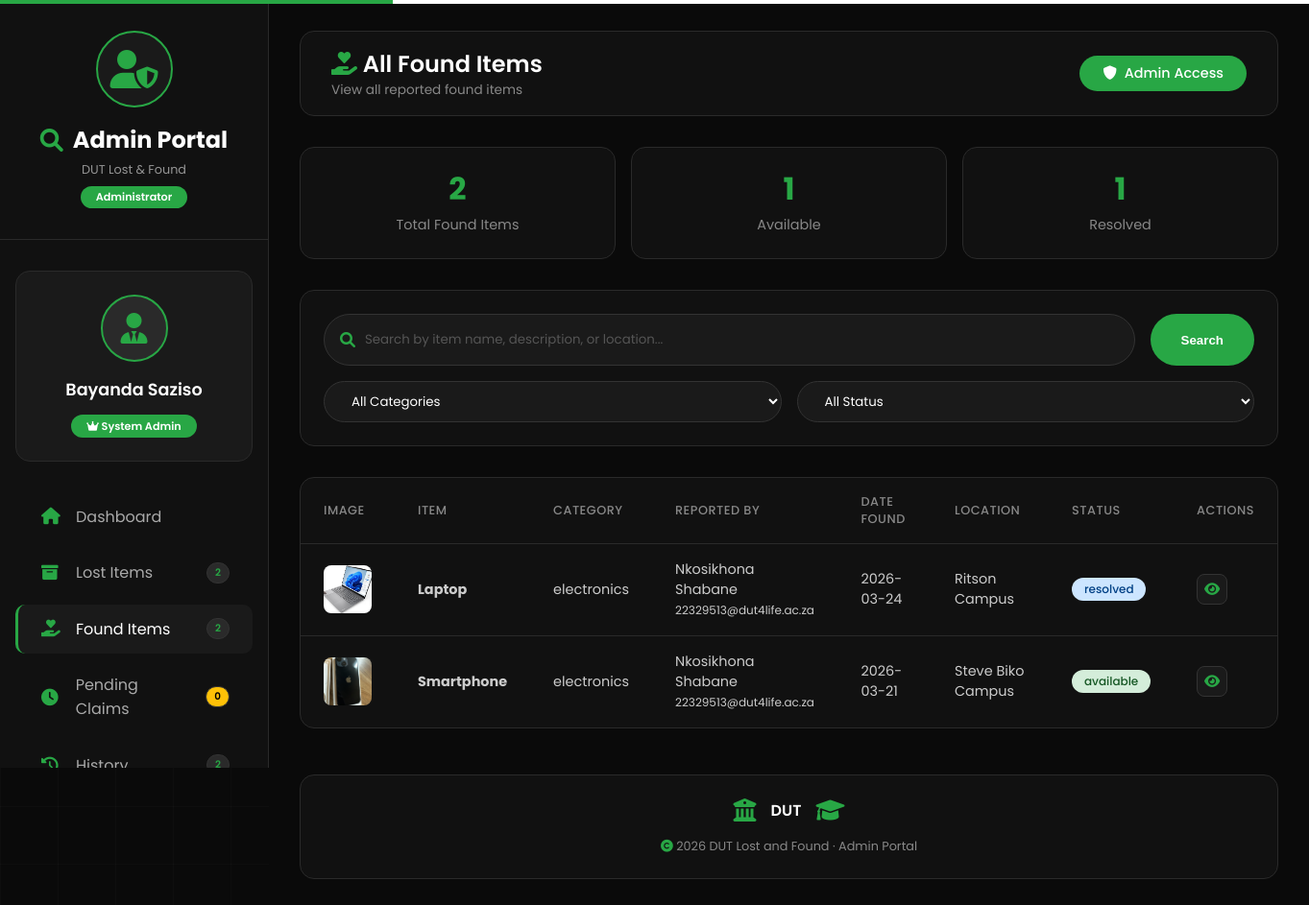
The page /admin/found-items (signed in) on the database its author committed.
### tables this page shows
CREATE TABLE found_items
                 (id INTEGER PRIMARY KEY AUTOINCREMENT,
                  user_id INTEGER,
                  item_name TEXT NOT NULL,
                  category TEXT NOT NULL,
                  description TEXT NOT NULL,
                  date_found DATE NOT NULL,
                  location TEXT NOT NULL,
                  latitude REAL,
                  longitude REAL,
                  contact_name TEXT NOT NULL,
                  contact_email TEXT NOT NULL,
                  contact_phone TEXT,
                  image_path TEXT,
                  status TEXT DEFAULT 'available',
                  resolved_at TIMESTAMP,
                  resolved_by INTEGER,
                  created_at TIMESTAMP DEFAULT CURRENT_TIMESTAMP, reward_offered BOOLEAN DEFAULT 0,
                  FOREIGN KEY (user_id) REFERENCES users(id),
                  FOREIGN KEY (resolved_by) REFERENCES users(id));

### app.py (the view)
@app.route('/admin/found-items')
def admin_found_items():
    if 'user' not in session or session['user']['role'] != 'admin':
        flash("Access denied!", "danger")
        return redirect(url_for('login'))
    page = int(request.args.get('page', 1))
    per_page = 20
    search = request.args.get('search', '')
    category = request.args.get('category', '')
    status = request.args.get('status', 'all')
    conn = get_db()
    sql = """SELECT fi.*, u.full_name as reporter_name, u.email as reporter_email, u.student_number
             FROM found_items fi
             JOIN users u ON fi.user_id = u.id
             WHERE 1=1"""
    params = []
    if search:
        sql += " AND (fi.item_name LIKE ? OR fi.description LIKE ? OR fi.location LIKE ?)"
        search_term = f'%{search}%'
        params.extend([search_term, search_term, search_term])
    if category:
        sql += " AND fi.category = ?"
        params.append(category)
    if status != 'all':
        sql += " AND fi.status = ?"
        params.append(status)
    count_sql = sql.replace("fi.*, u.full_name as reporter_name, u.email as reporter_email, u.student_number", "COUNT(*) as count")
    total = conn.execute(count_sql, params).fetchone()['count']
    sql += " ORDER BY fi.created_at DESC LIMIT ? OFFSET ?"
    params.extend([per_page, (page-1)*per_page])
    items = conn.execute(sql, params).fetchall()
    categories = conn.execute("SELECT DISTINCT category FROM found_items").fetchall()
    total_lost = conn.execute("SELECT COUNT(*) as count FROM lost_items").fetchone()['count']
    total_found = conn.execute("SELECT COUNT(*) as count FROM found_items").fetchone()['count']
    pending_claims = conn.execute("SELECT COUNT(*) as count FROM claims WHERE status = 'pending'").fetchone()['count']
    resolved_count = conn.execute("SELECT COUNT(*) as count FROM item_history").fetchone()['count']
    total_users = conn.execute("SELECT COUNT(*) as count FROM users").fetchone()['count']
    available_items = conn.execute("SELECT COUNT(*) as count FROM found_items WHERE status = 'available'").fetchone()['count']
    resolved_found_count = conn.execute("SELECT COUNT(*) as count FROM found_items WHERE status = 'resolved'").fetchone()['count']
    conn.close()
    total_pages = (total + per_page - 1) // per_page if total > 0 else 1
    return render_template('admin_found_items.html',
                         user=session['user'],
                         items=[dict(item) for item in items],
                         total=total,
                         page=page,
                         total_pages=total_pages,
                         search=search,
                         category=category,
                         status=status,
                         categories=[dict(c)['category'] for c in categories],
                         total_lost=total_lost,
                         total_found=total_found,
                         pending_claims=pending_claims,
                         resolved_count=resolved_count,
                         total_users=total_users,
                         available_items=available_items,
                         resolved_found_count=resolved_found_count,
                         now=datetime.now())

### app.py (called while the page is built)
def get_db():
    conn = sqlite3.connect('lost_and_found.db')
    conn.row_factory = sqlite3.Row
    return conn

### templates/admin_found_items.html (shortened to what this page needs)
<!DOCTYPE html>
<html lang="en">
<head>
    <link rel="stylesheet" href="https://cdnjs.cloudflare.com/ajax/libs/font-awesome/6.0.0-beta3/css/all.min.css">
</head>
<body>
    <div class="dashboard-container">
        <div class="sidebar">
            <div class="sidebar-header">
                <div class="admin-logo">
                    <i class="fas fa-user-shield"></i>
                </div>
                <h2>
                    <i class="fas fa-search"></i>
                    <span>Admin Portal</span>
                </h2>
                <p>DUT Lost & Found</p>
                <div class="admin-badge-sidebar">Administrator</div>
            </div>
            <div class="admin-info">
                <div class="admin-avatar">
                    <i class="fas fa-user-tie"></i>
                </div>
                <div class="name">{{ user.full_name }}</div>
                <div class="role-badge">
                    <i class="fas fa-crown"></i> System Admin
                </div>
            </div>
            <ul class="nav-menu">
                <li class="nav-item">
                    <a href="/admin/dashboard" class="nav-link">
                        <i class="fas fa-home"></i>
                        <span>Dashboard</span>
                    </a>
                </li>
                <li class="nav-item">
                    <a href="/admin/lost-items" class="nav-link">
                        <i class="fas fa-archive"></i>
                        <span>Lost Items</span>
                        <span class="badge">{{ total_lost }}</span>
                    </a>
                </li>
                <li class="nav-item">
                    <a href="/admin/found-items" class="nav-link active">
                        <i class="fas fa-hand-holding-heart"></i>
                        <span>Found Items</span>
                        <span class="badge">{{ total_found }}</span>
                    </a>
                </li>
                <li class="nav-item">
                    <a href="/admin/pending-claims" class="nav-link">
                        <i class="fas fa-clock"></i>
                        <span>Pending Claims</span>
                        <span class="badge" style="background: #ffc107; color: #000;">{{ pending_claims }}</span>
                    </a>
                </li>
                <li class="nav-item">
                    <a href="/admin/history" class="nav-link">
                        <i class="fas fa-history"></i>
                        <span>History</span>
                        <span class="badge">{{ resolved_count }}</span>
                    </a>
                </li>
            </ul>
        </div>
        <div class="main-content">
            <div class="top-bar">
                <div class="page-title">
                    <h1><i class="fas fa-hand-holding-heart" style="color: #28a745;"></i> All Found Items</h1>
                    <p>View all reported found items</p>
                </div>
                <div class="admin-badge">
                    <i class="fas fa-shield-alt"></i> Admin Access
                </div>
            </div>
            <div class="stats-grid">
                <div class="stat-card">
                    <div class="stat-value">{{ total_found }}</div>
                    <div class="stat-label">Total Found Items</div>
                </div>
                <div class="stat-card">
                    <div class="stat-value">{{ available_items }}</div>
                    <div class="stat-label">Available</div>
                </div>
                <div class="stat-card">
                    <div class="stat-value">{{ resolved_found_count }}</div>
                    <div class="stat-label">Resolved</div>
                </div>
            </div>
            <div class="search-section">
                <form method="GET" action="/admin/found-items">
                    <div class="search-box">
                        <div class="search-input">
                            <i class="fas fa-search"></i>
                            <input type="text" name="search" placeholder="Search by item name, description, or location..." value="{{ search }}">
                        </div>
                        <button type="submit" class="search-btn">Search</button>
                    </div>
                    <div class="filter-group">
                        <select name="category" class="filter-select" onchange="this.form.submit()">
                            <option value="">All Categories</option>
                        </select>
                        <select name="status" class="filter-select" onchange="this.form.submit()">
                            <option value="all" {% if status == 'all' %}selected{% endif %}>All Status</option>
                        </select>
                    </div>
                </form>
            </div>
            <div class="table-responsive">
                 <table>
                    <thead>
                        <tr>
                            <th>Image</th>
                            <th>Item</th>
                            <th>Category</th>
                            <th>Reported By</th>
                            <th>Date Found</th>
                            <th>Location</th>
                            <th>Status</th>
                            <th>Actions</th>
                        </thead>
                    <tbody>
                        {% for item in items %}
                         <tr>
                            <td>
                                <div class="item-image-small">
                                    {% if item.image_path %}
                                        <img src="{{ url_for('static', filename=item.image_path) }}" alt="{{ item.item_name }}">
                                    {% else %}
                                        <i class="fas fa-box"></i>
                                    {% endif %}
                                </div>
                            </td>
                            <td><strong>{{ item.item_name }}</strong></td>
                            <td>{{ item.category }}</td>
                            <td>
                                {{ item.contact_name }}<br>
                                <small>{{ item.contact_email }}</small>
                            </td>
                            <td>{{ item.date_found }}</td>
                            <td>{{ item.location }}</td>
                            <td>
                                <span class="status-badge {% if item.status == 'available' %}status-available{% else %}status-resolved{% endif %}">
                                    {{ item.status }}
                                </span>
                            </td>
                            <td>
                                <div class="action-buttons">
                                    <a href="/item/found/{{ item.id }}" class="btn-icon" title="View Item">
                                        <i class="fas fa-eye"></i>
                                    </a>
                                </div>
                            </td>
                        </tr>
                        {% endfor %}
                    </tbody>
                </table>
            </div>
            <div class="dut-footer">
                <div style="display: flex; align-items: center; justify-content: center; gap: 15px; margin-bottom: 1rem;">
                    <i class="fas fa-university" style="font-size: 1.5rem; color: #28a745;"></i>
                    <span style="font-weight: 600; font-size: 1rem; color: #ffffff;">DUT</span>
                    <i class="fas fa-graduation-cap" style="font-size: 1.5rem; color: #28a745;"></i>
                </div>
                <p><i class="fas fa-copyright"></i> 2026 DUT Lost and Found · Admin Portal</p>
            </div>
        </div>
    </div>
</body>
</html>

### rows shown on the page
found_items: image_path (picture), item_name "Laptop", category "electronics", contact_name "Nkosikhona Shabane", contact_email "22329513@dut4life.ac.za", date_found "2026-03-24", location "Ritson Campus", status "resolved"
found_items: image_path (picture), item_name "Smartphone", category "electronics", contact_name "Nkosikhona Shabane", contact_email "22329513@dut4life.ac.za", date_found "2026-03-21", location "Steve Biko Campus", status "available"

### other values the page prints
{{ user.full_name }} "Bayanda Saziso"
{{ total_lost }} "2"
{{ total_found }} "2"
{{ pending_claims }} "0"
{{ available_items }} "1"
{{ resolved_found_count }} "1"
